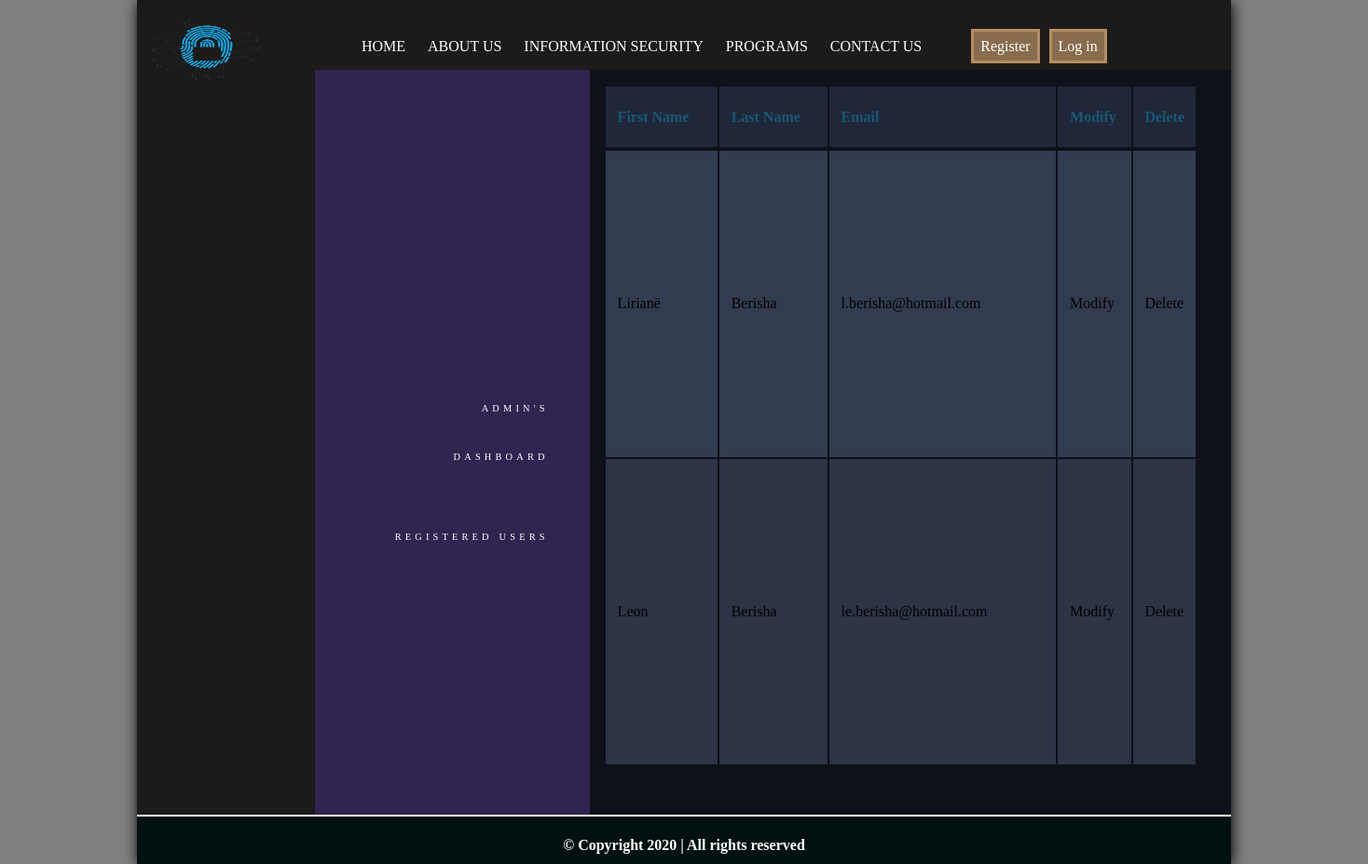
The app's page /admin.php with its own data.
### tables this page shows
CREATE TABLE `users` (
  `user_id` int(11) NOT NULL,
  `user_name` varchar(255) NOT NULL,
  `user_lastname` varchar(255) NOT NULL,
  `user_email` varchar(255) NOT NULL,
  `user_password` varchar(255) NOT NULL,
  `user_role` bit(1) DEFAULT NULL
);

### Autoloader.php (called while the page is built, shortened)
<?php
spl_autoload_register(function ($class) {
    $prefix = 'App\\';
    $base_dir = __DIR__ . '/';
    $len = strlen($prefix);
    $relative_class = substr($class, $len);
    $file = $base_dir . str_replace('\\', '/', $relative_class) . '.php';
});
?>

### lib/Database.php (called while the page is built, shortened)
<?php
class Database{
    public function connect(){
        $this->servername = "localhost";
        $this->dbname = "projekti_db";
        $this->charset = "utf8mb4";
        $this->username = "root";
        $this->password = "";
        try{
            $dsn = "mysql:host=" . $this->servername . ";dbname=" . $this->dbname . ";charset=" . $this->charset;
            $pdo = new PDO($dsn,$this->username, $this->password);
            $pdo->setAttribute(PDO::ATTR_ERRMODE, PDO::ERRMODE_EXCEPTION);
            $pdo->setAttribute(PDO::ATTR_DEFAULT_FETCH_MODE,PDO::FETCH_ASSOC);
            return $pdo;
        }
        catch(Exception $e){
            echo "Lidhja me databaze deshtoi: " . $e->getMessage();
        }
    }
}
?>

### lib/User.php (called while the page is built, shortened)
<?php
class User extends Database{
    public function getUser(){
        $sql = "SELECT user_name, user_lastname, user_email FROM users";
        $stmt = $this->connect()->prepare($sql);
        $stmt->execute();
        while($result = $stmt->fetchAll()){
            return $result;
        }
    }
}
?>

### admin.php (the view, shortened to what this page needs)
<?php
require('Autoloader.php');
$users = new User();
?>
<!DOCTYPE html>
<html lang="en">
<head>
    <link rel="stylesheet" href="css/admin.css">
</head>
<body>
    <div class="container">
        <?php include("includes/header.php") ?>
        <div class="main">
            <section class="sidebar">
                <nav class="nav">
                    <ul>
                        <li class="active"><a href="#">Admin's Dashboard</a></li>
                        <li class="active"><a href="#">Registered users</a></li>
                    </ul>
                </nav>
            </section>
            <table class="table-con">
                <thead>
                    <tr>
                        <th>
                            <h1>First Name</h1>
                        </th>
                        <th>
                            <h1>Last Name</h1>
                        </th>
                        <th>
                            <h1>Email</h1>
                        </th>
                        <th>
                            <h1>Modify</h1>
                        </th>
                        <th>
                            <h1>Delete</h1>
                        </th>
                    </tr>
                </thead>
                <tbody>
                    <?php foreach ($users->getUser() as $user) : ?>
                        <td><?php echo $user['user_name']; ?></td>
                        <td><?php echo $user['user_lastname']; ?></td>
                        <td><?php echo $user['user_email']; ?></td>
                        <td> <a href="modify_user.php">Modify</a> </td>
                        <td> <a name="delete" type="submit" onclick="return Alert()" href="">Delete</a> </td>
                    <?php endforeach; ?>
                </tbody>
            </table>
        </div>
        <?php include("includes/footer.php") ?>
</body>
</html>

### css/admin.css (style rules this page uses)
body { margin: 0px; padding: 0px; background-color: grey; }
.container { width: 80%; margin: 0 auto; box-shadow: 1px 2px 15px #000; background-color: rgb(29, 26, 26); }
.main { background-color: #0E1119; display: flex; }
.table-con tbody td a { text-decoration: none; color: black; }
.table-con th h1 { font-weight: bold; font-size: 1em; text-align: left; color: #185875; }
.table-con td { font-weight: normal; font-size: 1em; -webkit-box-shadow: 0 2px 2px -2px #0E1119; -moz-box-shadow: 0 2px 2px -2px #0E1119; box-shadow: 0 2px 2px -2px #0E1119; }
.table-con { text-align: left; overflow: hidden; width: 65%; margin: 0 15px; display: table; padding: 1em 0 3em 0; }
.table-con td, .table-con th { padding-bottom: 2%; padding-top: 2%; padding-left:2%; }
.table-con tr:nth-child(odd) { background-color: #323C50; }
.table-con th { background-color: #1F2739; }
.sidebar { width: 30%; height: 100vh; background: #312450; font-size: 0.65em; }
.nav { position: relative; margin: 0 15%; text-align: right; top: 50%; transform: translateY(-50%); }
.nav ul { list-style: none; }
.nav li { position: relative; margin: 3.2em 0; }
.nav li a { line-height: 5em; text-transform: uppercase; text-decoration: none; letter-spacing: 0.4em; color: rgba(#FFF, 0.35); display: block; transition: all ease-out 300ms; }
.active a { color: white; }
::after { content: ''; position: absolute; left: 0; bottom: 0; background-image: linear-gradient(to right, #5e42a6, #b74e91) }

### records on screen
users: user_name "Lirianë", user_lastname "Berisha", user_email "l.berisha@hotmail.com"
users: user_name "Leon", user_lastname "Berisha", user_email "le.berisha@hotmail.com"
